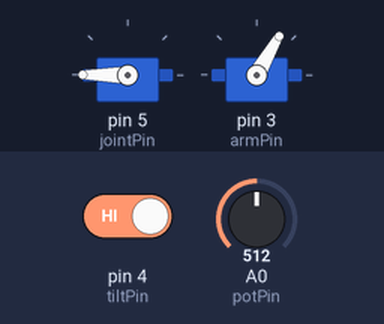
Recording of a sketch running on a simulated Arduino Uno, built with avr-gcc and run on an emulated ATmega328P. On the bench: 2 × servo. Inputs (shaded band) come from the test bench; at power-on: A0 (potPin) = 512, pin 4 (tiltPin) HIGH. What the sketch prints to the serial monitor is not drawn.

Above: at 1.2 s.
1.3 s: A0 (potPin) set to 900
At 1.9 s:
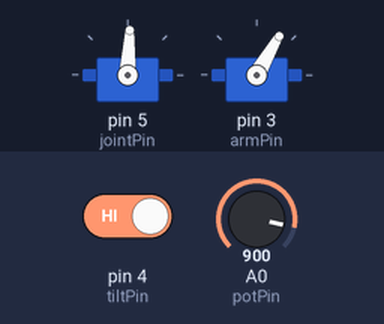
2.8 s: pin 4 (tiltPin) driven LOW
At 4.0 s:
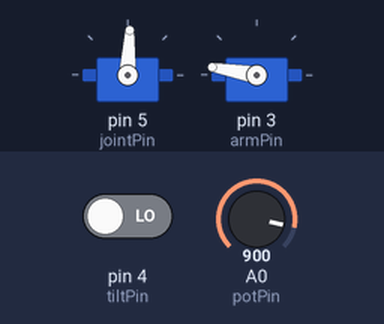
4.3 s: A0 (potPin) set to 1023
At 5.3 s:
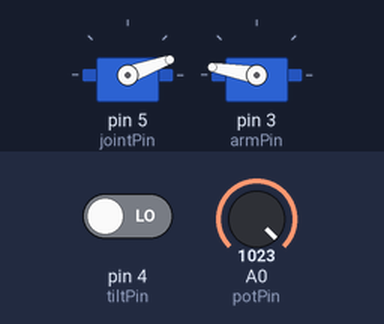
5.8 s: pin 4 (tiltPin) driven HIGH
At 6.5 s:
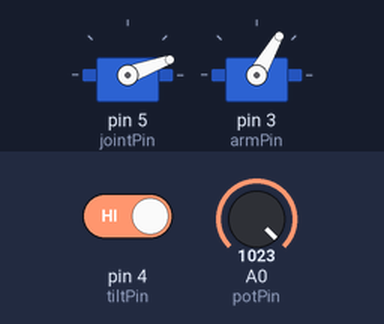
7.3 s: A0 (potPin) set to 122
At 7.6 s:
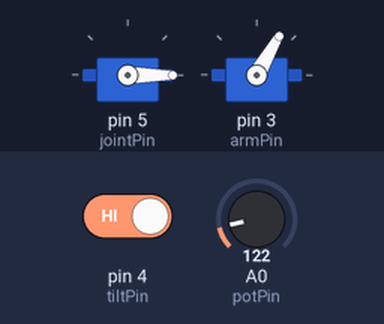
8.8 s: pin 4 (tiltPin) driven LOW
At 9.9 s:
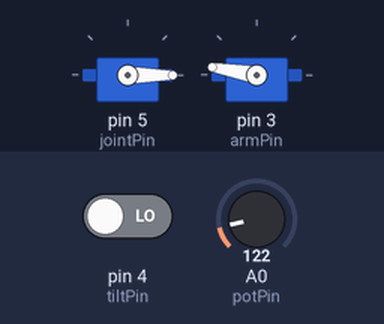
Timing chart, 0 to 11.3 s (numbered marks = the images above; inputs shaded):
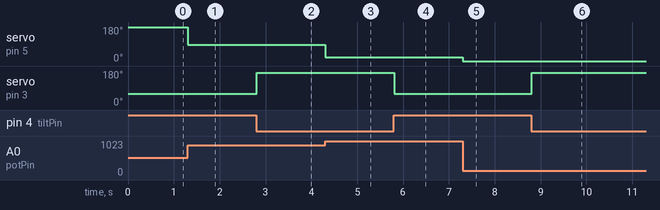

Measured:
- after the input at 1.3 s, servo on pin 5 (jointPin): 180° → 87° at once
- after the input at 2.8 s, servo on pin 3 (armPin): 60° → 170° at once
- after the input at 4.3 s, servo on pin 5 (jointPin): 87° → 20° at once
- after the input at 5.8 s, servo on pin 3 (armPin): 170° → 60° at once
- after the input at 7.3 s, servo on pin 5 (jointPin): 20° → 0° at once
- after the input at 8.8 s, servo on pin 3 (armPin): 60° → 170° at once

The sketch:

project.ino
```cpp
//Code by Bilal Baba

//Libraries
#include <Servo.h>


//Setting up Digital Pins
int jointPin = 5;
int armPin = 3;
int tiltPin = 4;

//Setting up Analog Pins
int potPin = A0;


//Variables to record values
int potValue; //To record Resistance of the potentiometer

int potMap; //To record the value after mapping potValue onto Servo Angles

int tiltVal; //To record the digitalRead() value of the Tilt Switch to determine the alignment of the robotic arm


//for debugging
int servoTestAngle;


//Setting up Servo Motors
Servo servoArm;
Servo servoJoint;


//Setting up code for the setup -- to run once
void setup() {
  //Designating Pins to the Servo Motors
  servoJoint.attach(jointPin);
  servoArm.attach(armPin);

  //Enabling INPUT from Potentiometer and Tilt Switch
  pinMode(potPin, INPUT);
  pinMode(tiltPin, INPUT);

  //Changing the value of Tilt Switch to One
  digitalWrite(tiltPin, HIGH);

  //Setting up the Serial Monitor for debugging
  Serial.begin(9600);


}

void loop() {

  //Recording the Analog Value of Potentiometer
  potValue = analogRead(potPin);

  //Mapping the Analog value of Potentiometer onto the Servo angles from 60 to 170
  potMap = map(potValue, 950, 750, 60, 170);

  //Updating the Servo Motor to a new angle, in realtime
  servoJoint.write(potMap);

  //Updating the variable of tiltVal to record the value of Tilt Switch in realtime
  tiltVal= digitalRead(tiltPin);

  //For debugging -- printing the value of Tilt Switch
  Serial.println(tiltVal);

  //IF ELSE statement to determine the alignment of the arm
  if(tiltVal == 1) {
  servoArm.write(60);
  } else {
  servoArm.write(170);
  }


}
```
